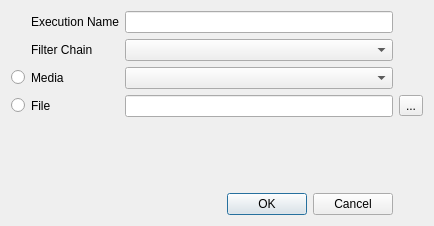
<?xml version="1.0" encoding="UTF-8"?>
<ui version="4.0">
 <class>CreateExecutionWindow</class>
 <widget class="QDialog" name="CreateExecutionWindow">
  <property name="geometry">
   <rect>
    <x>0</x>
    <y>0</y>
    <width>434</width>
    <height>226</height>
   </rect>
  </property>
  <property name="windowTitle">
   <string>Create an Execution</string>
  </property>
  <layout class="QGridLayout" name="gridLayout">
   <item row="1" column="1">
    <widget class="QLabel" name="filter_chain_label">
     <property name="text">
      <string>Filter Chain</string>
     </property>
     <property name="buddy">
      <cstring>filter_chain_combobox</cstring>
     </property>
    </widget>
   </item>
   <item row="3" column="0">
    <widget class="QRadioButton" name="file_radio_button">
     <property name="text">
      <string/>
     </property>
    </widget>
   </item>
   <item row="2" column="0">
    <widget class="QRadioButton" name="media_radio_button">
     <property name="text">
      <string/>
     </property>
    </widget>
   </item>
   <item row="3" column="1">
    <widget class="QLabel" name="file_label">
     <property name="text">
      <string>File</string>
     </property>
     <property name="buddy">
      <cstring>file_line_edit</cstring>
     </property>
    </widget>
   </item>
   <item row="1" column="2">
    <widget class="QComboBox" name="filter_chain_combobox"/>
   </item>
   <item row="0" column="1">
    <widget class="QLabel" name="execution_label">
     <property name="text">
      <string>Execution Name</string>
     </property>
     <property name="buddy">
      <cstring>execution_line_edit</cstring>
     </property>
    </widget>
   </item>
   <item row="0" column="2">
    <widget class="QLineEdit" name="execution_line_edit"/>
   </item>
   <item row="2" column="1">
    <widget class="QLabel" name="media_label">
     <property name="text">
      <string>Media</string>
     </property>
     <property name="buddy">
      <cstring>media_combobox</cstring>
     </property>
    </widget>
   </item>
   <item row="3" column="2">
    <widget class="QLineEdit" name="file_line_edit"/>
   </item>
   <item row="3" column="3">
    <widget class="QToolButton" name="file_tool_button">
     <property name="text">
      <string>...</string>
     </property>
    </widget>
   </item>
   <item row="2" column="2">
    <widget class="QComboBox" name="media_combobox"/>
   </item>
   <item row="4" column="2">
    <spacer name="vertical_spacer">
     <property name="orientation">
      <enum>Qt::Vertical</enum>
     </property>
     <property name="sizeHint" stdset="0">
      <size>
       <width>20</width>
       <height>40</height>
      </size>
     </property>
    </spacer>
   </item>
   <item row="6" column="2">
    <widget class="QDialogButtonBox" name="buttonbox">
     <property name="orientation">
      <enum>Qt::Horizontal</enum>
     </property>
     <property name="standardButtons">
      <set>QDialogButtonBox::Cancel|QDialogButtonBox::Ok</set>
     </property>
    </widget>
   </item>
  </layout>
 </widget>
 <resources/>
 <connections>
  <connection>
   <sender>buttonbox</sender>
   <signal>accepted()</signal>
   <receiver>CreateExecutionWindow</receiver>
   <slot>accept()</slot>
   <hints>
    <hint type="sourcelabel">
     <x>394</x>
     <y>216</y>
    </hint>
    <hint type="destinationlabel">
     <x>157</x>
     <y>274</y>
    </hint>
   </hints>
  </connection>
  <connection>
   <sender>buttonbox</sender>
   <signal>rejected()</signal>
   <receiver>CreateExecutionWindow</receiver>
   <slot>reject()</slot>
   <hints>
    <hint type="sourcelabel">
     <x>394</x>
     <y>216</y>
    </hint>
    <hint type="destinationlabel">
     <x>286</x>
     <y>274</y>
    </hint>
   </hints>
  </connection>
  <connection>
   <sender>media_combobox</sender>
   <signal>activated(int)</signal>
   <receiver>media_radio_button</receiver>
   <slot>toggle()</slot>
   <hints>
    <hint type="sourcelabel">
     <x>235</x>
     <y>99</y>
    </hint>
    <hint type="destinationlabel">
     <x>21</x>
     <y>89</y>
    </hint>
   </hints>
  </connection>
  <connection>
   <sender>file_line_edit</sender>
   <signal>editingFinished()</signal>
   <receiver>file_radio_button</receiver>
   <slot>toggle()</slot>
   <hints>
    <hint type="sourcelabel">
     <x>263</x>
     <y>126</y>
    </hint>
    <hint type="destinationlabel">
     <x>22</x>
     <y>125</y>
    </hint>
   </hints>
  </connection>
  <connection>
   <sender>file_tool_button</sender>
   <signal>pressed()</signal>
   <receiver>file_radio_button</receiver>
   <slot>toggle()</slot>
   <hints>
    <hint type="sourcelabel">
     <x>411</x>
     <y>122</y>
    </hint>
    <hint type="destinationlabel">
     <x>16</x>
     <y>120</y>
    </hint>
   </hints>
  </connection>
 </connections>
</ui>
